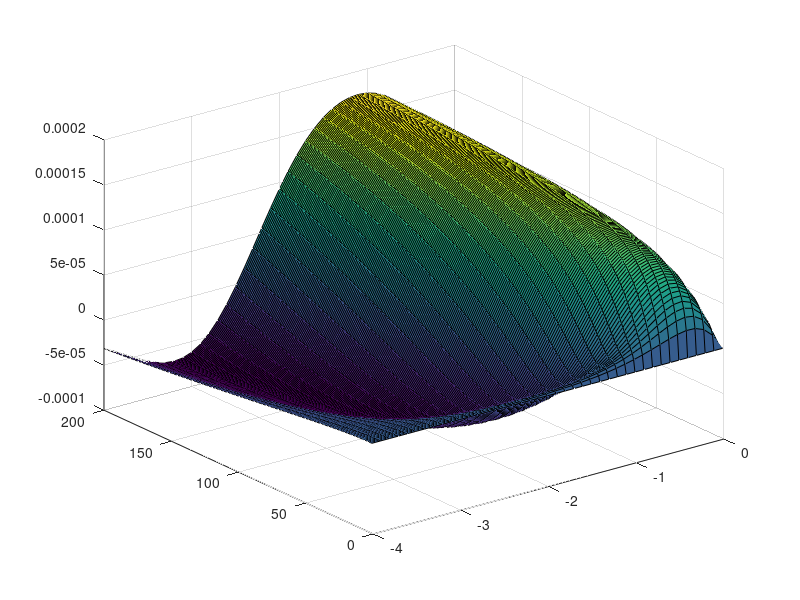
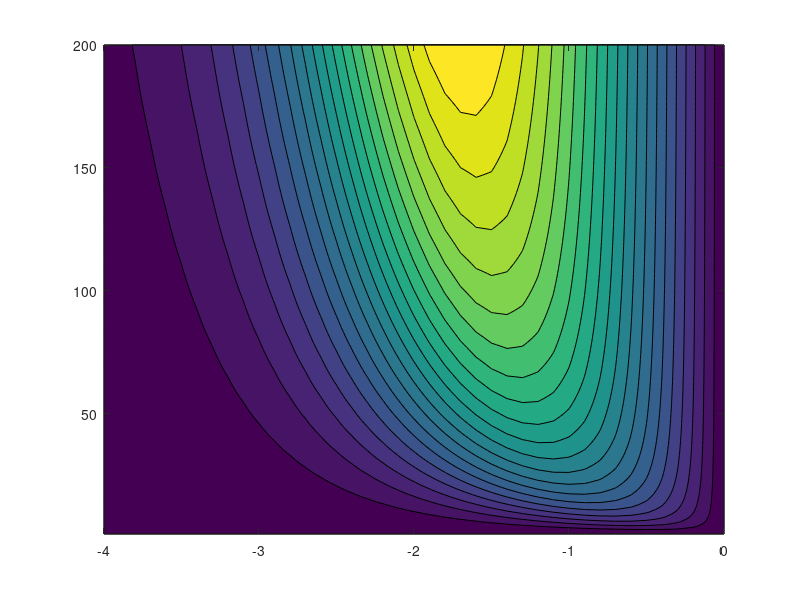

These charts were generated, in order, by the following MATLAB code:
%% homo interactions -- total energy calculation
% A + A <--> AA
%constants

kd = 1e-2; % dimer binding affinity
A_tot = 0.1e-3; % total concentration
tot_protein = A_tot;

% values in the absence of condensates
AA_original = (1/8)*(4*A_tot+kd-sqrt((-4*A_tot-kd)^2-16*A_tot^2));
A_original = A_tot - 2*AA_original;

%%%
c_sat = 0.1; % saturation concentration - limit of concentration in dense phase
chemPot_constant = 1e-1; %constant to induce energetic cost a dense phase concentrations
                         %approaching saturation concentration

%variables
part = [1:1:200]; %range of partition coefficients
Vf_log = [-4:0.1:0]; %range of volume fractions - log10
Vf = 10.^Vf_log;

[X,Y] = meshgrid(Vf_log,part); %xy for plotting

% preallocate
A_tot_cond = zeros(length(part),length(Vf_log));
A_free_cond = zeros(length(part),length(Vf_log));

AA_cond = zeros(length(part),length(Vf_log));

A_tot_dil = zeros(length(part),length(Vf_log));
A_free_dil = zeros(length(part),length(Vf_log));

AA_dil = zeros(length(part),length(Vf_log));

A_free_tot = zeros(length(part),length(Vf_log));
AA_tot = zeros(length(part),length(Vf_log));

S_bound = zeros(length(part),length(Vf_log));
S_A_free = zeros(length(part),length(Vf_log));

cond_tot_protein = zeros(length(part),length(Vf_log));
u_cond = zeros(length(part),length(Vf_log));

%calulations at varying partition coefficient and volume fraction
for i=1:length(part)
    for j=1:length(Vf_log)

        % calculate condensate concentrations
        A_tot_cond(i,j) = A_tot/(Vf(j)+(1-Vf(j))/part(i));

        AA_cond(i,j) = (1/8)*(4*A_tot_cond(i,j)+kd-sqrt((-4*A_tot_cond(i,j)-kd)^2-16*A_tot_cond(i,j)^2));

        A_free_cond(i,j) = A_tot_cond(i,j)-2*AA_cond(i,j);

        %calculate dilute region concentrations
        A_tot_dil(i,j) = A_tot/(Vf(j)*(part(i)-1)+1);

        AA_dil(i,j) = (1/8)*(4*A_tot_dil(i,j)+kd-sqrt((-4*A_tot_dil(i,j)-kd)^2-16*A_tot_dil(i,j)^2));

        A_free_dil(i,j) = A_tot_dil(i,j)-2*AA_dil(i,j);

        cond_tot_protein(i,j) = A_tot_cond(i,j);

        %calculate chemical potential at high concentration dense phase
        if (c_sat/(c_sat-cond_tot_protein(i,j)))>0
            u_cond(i,j) = chemPot_constant*Vf(j)*(exp((c_sat/(c_sat-cond_tot_protein(i,j)))^2 -1) - exp((c_sat/(c_sat-tot_protein))^2 -1)); %
        else
            u_cond(i,j)=nan;
        end

        %calculate total concentrations
        A_free_tot(i,j) = Vf(j)*A_free_cond(i,j)+(1-Vf(j))*A_free_dil(i,j);
        AA_tot(i,j) = Vf(j)*AA_cond(i,j)+(1-Vf(j))*AA_dil(i,j);

        %calculate entropy
        S_bound(i,j) = AA_cond(i,j)*Vf(j)*log(AA_cond(i,j))+AA_dil(i,j)*(1-Vf(j))*log(AA_dil(i,j))-AA_original*log(AA_original);
        S_A_free(i,j) = A_free_cond(i,j)*Vf(j)*log(A_free_cond(i,j))+A_free_dil(i,j)*(1-Vf(j))*log(A_free_dil(i,j))-A_original*log(A_original);

    end
end

%calculate free energy of binding
kd_eff = A_free_tot.^2./AA_tot;
dG_bind_permole = log(kd_eff/kd);
dG_bind_tot = dG_bind_permole*tot_protein;

%sum entropy
S_tot = S_A_free+S_bound;
S_tot_permole = S_tot/tot_protein;

%calculate total condensate concentration
cond_tot_protein = A_tot_cond;
dil_tot_protein = A_tot_dil;

u_cond(u_cond>0.0002) = nan; % remove large energies for plotting clarity

%total energy
E_tot = dG_bind_tot+S_tot + u_cond;
E_tot_permole = dG_bind_permole+S_tot_permole;

conc_kd = tot_protein/kd;
minEnergy = min(E_tot(:));
[p,v] = find(E_tot == minEnergy);
part_min = part(p);
vf_min = Vf(v);
condConc = cond_tot_protein(p,v);


figure()
surf(X,Y,E_tot)
figure();contourf(X,Y,S_tot,20)
